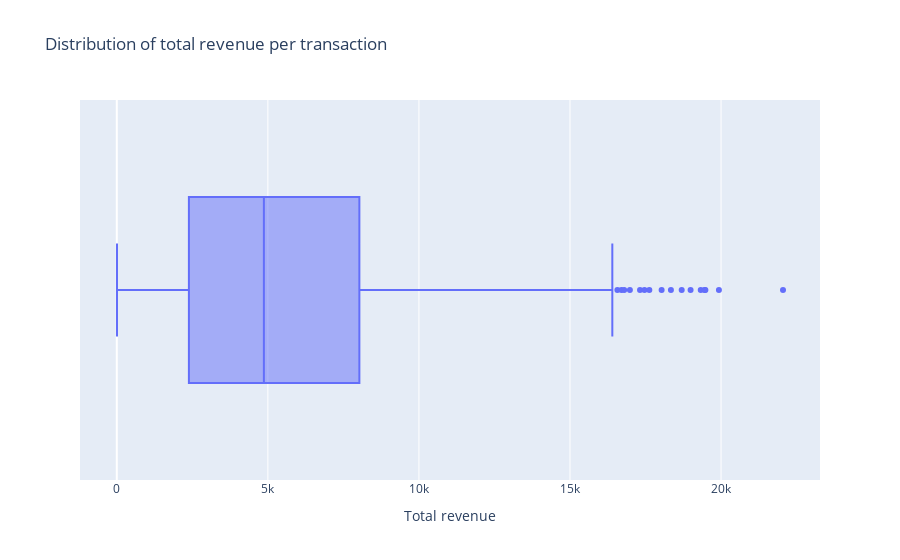

The cell this chart's notebook holds for it:
### Code cell
# Box plot visualization
fig = px.box(df_sales, x = 'total_revenue', title='Distribution of total revenue per transaction', labels={'total_revenue':'Total revenue'})

fig.show()

### Figure 1 — Plotly figure (JSON) as saved in the notebook; plotly's stock layout.template omitted (floating-point values rounded to 4 significant figures; data arrays with more than 128 entries replaced by an {"elided": "..."} marker saying what was removed)
{"data": [{"alignmentgroup": "True", "hovertemplate": "Total revenue=%{x}<extra></extra>", "legendgroup": "", "marker": {"color": "#636efa"}, "name": "", "notched": false, "offsetgroup": "", "orientation": "h", "showlegend": false, "type": "box", "x": {"elided": "1094 int values"}, "x0": " ", "xaxis": "x", "y0": " ", "yaxis": "y"}], "layout": {"boxmode": "group", "legend": {"tracegroupgap": 0}, "title": {"text": "Distribution of total revenue per transaction"}, "xaxis": {"anchor": "y", "domain": [0, 1], "title": {"text": "Total revenue"}}, "yaxis": {"anchor": "x", "domain": [0, 1]}}}
